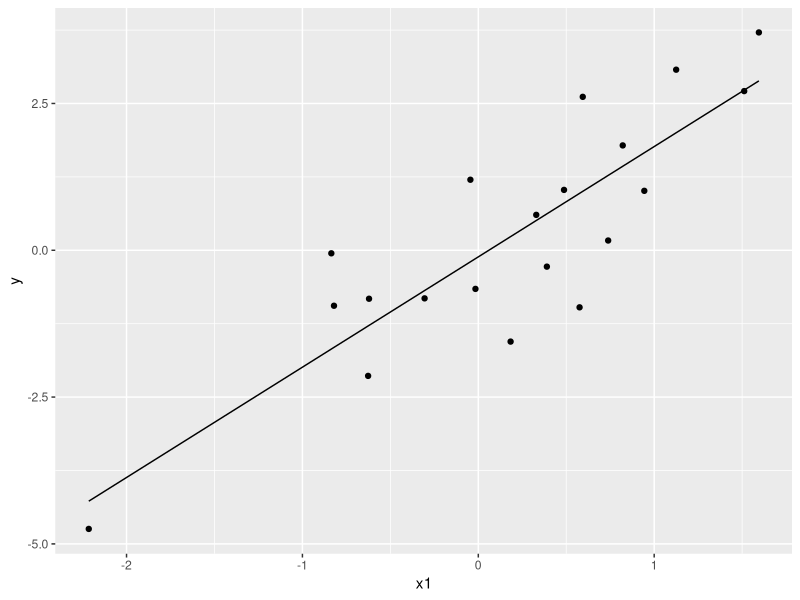
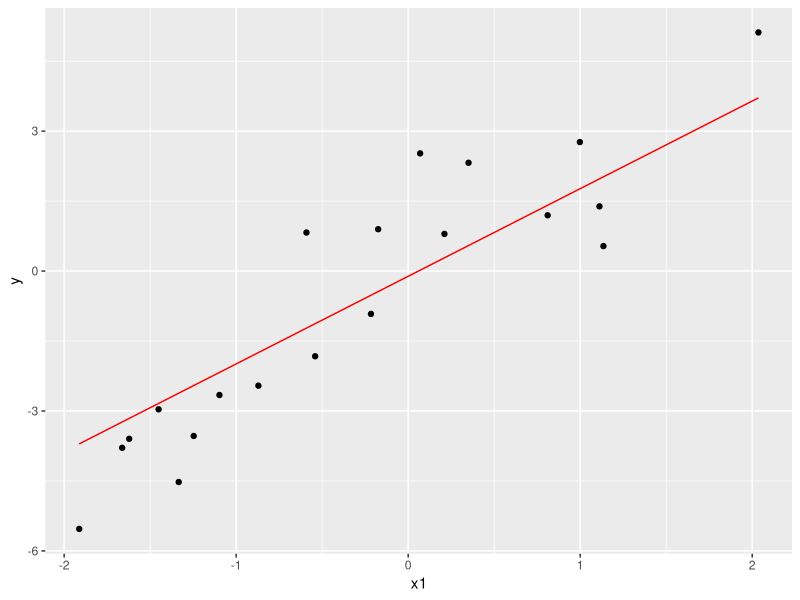
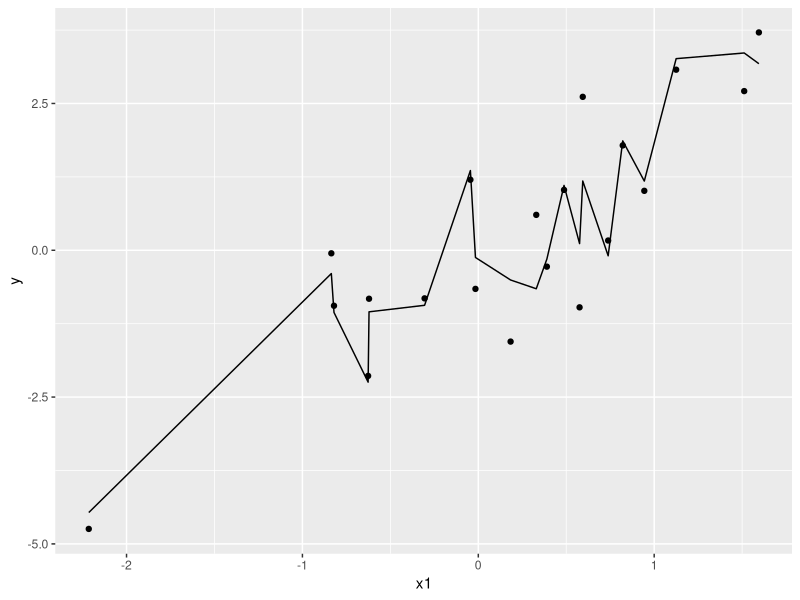
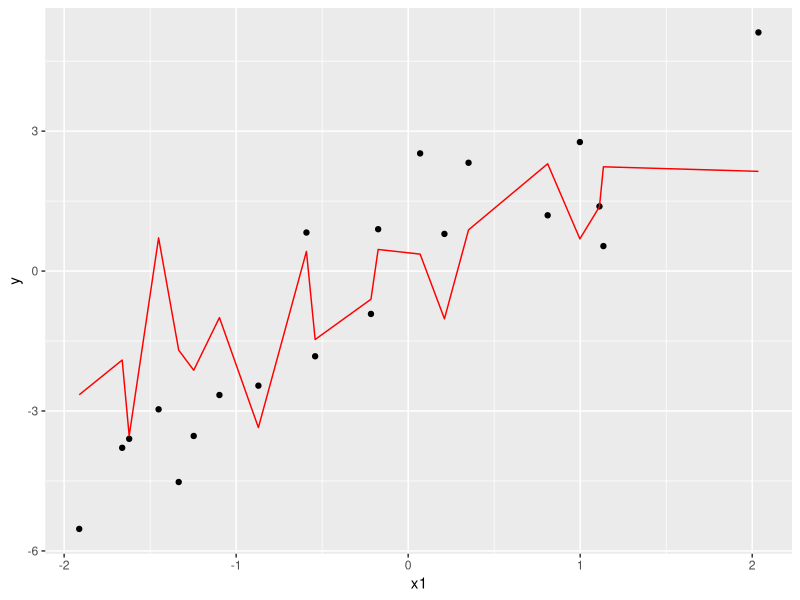
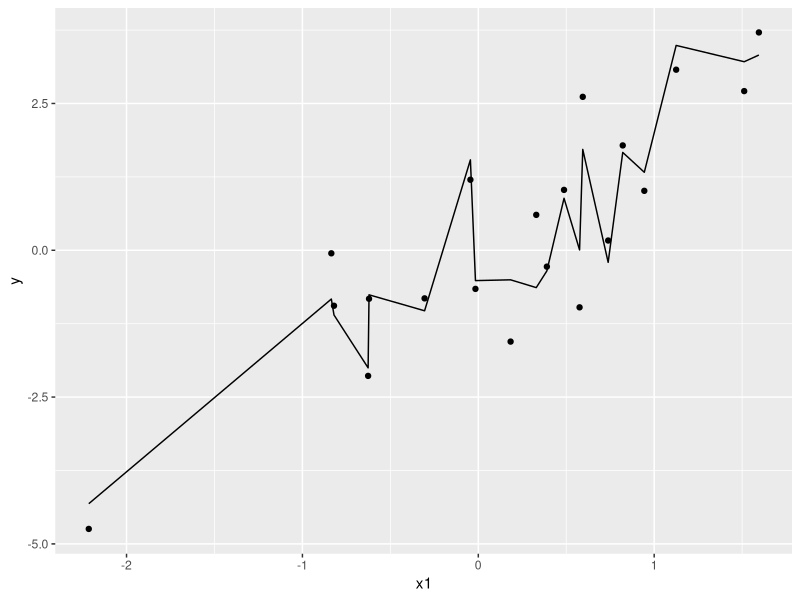
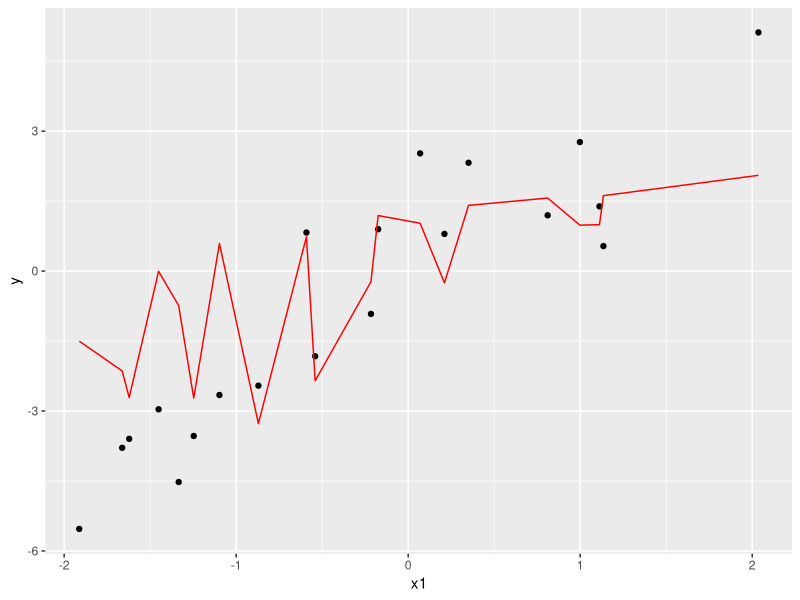
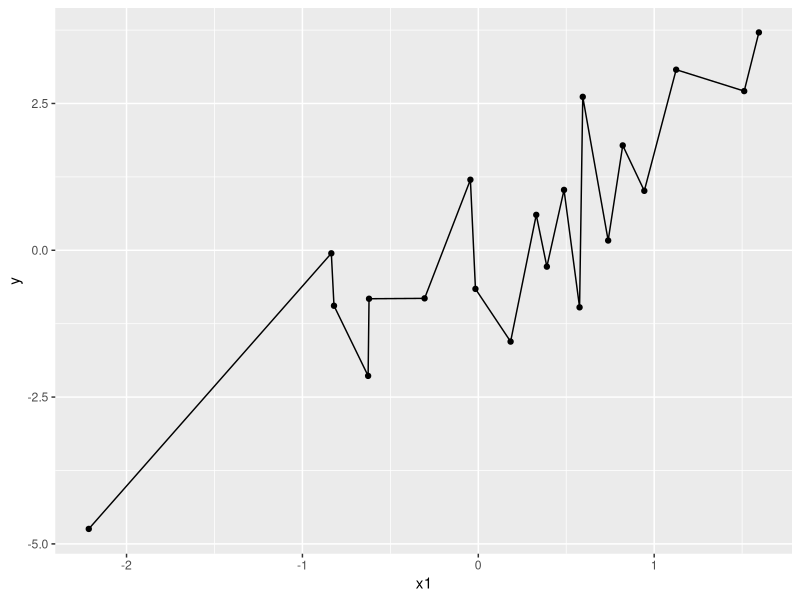
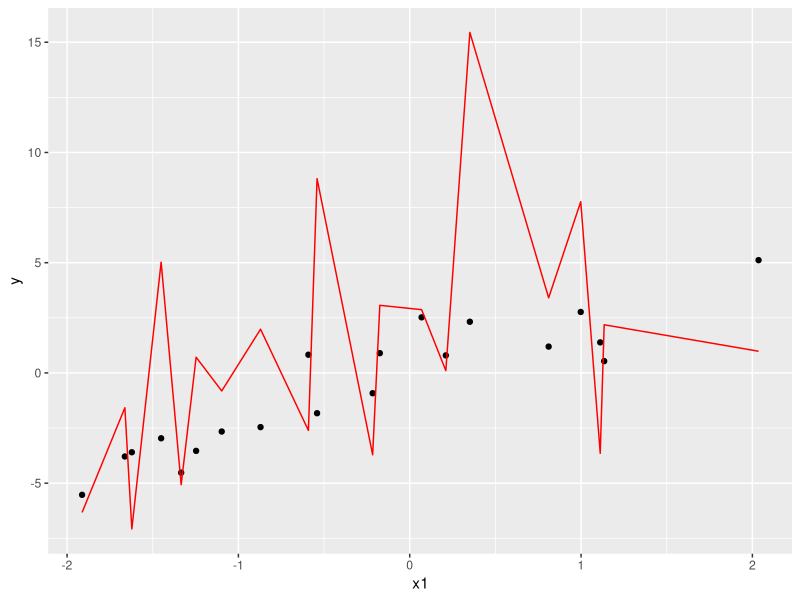

Recreate these plots in R, in order. (Note: this script raises an error after producing the figures.)
## ---- chunk 1
knitr::opts_chunk$set(echo = TRUE,results="hide",warning=FALSE)
## ---- chunk 2
library(caret)
library(glmnet)
library(tidyverse)
## ---- chunk 3
set.seed(1)
n <- 20
p <- 50
# simulate covariates
xtrain <- matrix(rnorm(n*p),n,p)
xtest <- matrix(rnorm(n*p),n,p)

# simulate outcome
beta0 <- 0
beta <- c(2,rep(0,p-1))
ytrain <- beta0+xtrain%*%beta+rnorm(n,sd=1)
ytest <- beta0+xtest%*%beta+rnorm(n,sd=1)

# train and test data as data.frames
dtrain <- data.frame(cbind(ytrain,xtrain))
colnames(dtrain) <- c("y",paste0("x",1:ncol(xtrain)))
dtest <- data.frame(cbind(ytest,xtest))
colnames(dtest) <- c("y",paste0("x",1:ncol(xtrain)))
## ---- chunk 4
fit <- lm(y~x1,data=dtrain)
dtrain%>%
  ggplot(.,aes(x=x1))+
  geom_point(aes(y=y))+
  geom_line(aes(y=predict(fit)))
dtest%>%
  ggplot(aes(x=x1,y=y))+
  geom_point()+
  geom_line(aes(x=x1,y=predict(fit,newdata = dtest)),col="red")
## ---- chunk 5
fm <- as.formula(paste0("y~",paste0("x",1:9,collapse="+")))
fit <- lm(fm,data=dtrain)
summary(fit)
dtrain%>%
  ggplot(.,aes(x=x1))+
  geom_point(aes(y=y))+
  geom_line(aes(y=predict(fit)))
dtest%>%
  ggplot(aes(x=x1,y=y))+
  geom_point()+
  geom_line(aes(x=x1,y=predict(fit,newdata = dtest)),col="red")
## ---- chunk 6
fm <- as.formula(paste0("y~",paste0("x",1:10,collapse="+")))
fit <- lm(fm,data=dtrain)
summary(fit)
dtrain%>%
  ggplot(.,aes(x=x1))+
  geom_point(aes(y=y))+
  geom_line(aes(y=predict(fit)))
dtest%>%
  ggplot(aes(x=x1,y=y))+
  geom_point()+
  geom_line(aes(x=x1,y=predict(fit,newdata = dtest)),col="red")
## ---- chunk 7
fm <- as.formula(paste0("y~",paste0("x",1:19,collapse="+")))
fit <- lm(fm,data=dtrain)
summary(fit)
dtrain%>%
  ggplot(.,aes(x=x1))+
  geom_point(aes(y=y))+
  geom_line(aes(y=predict(fit)))
dtest%>%
  ggplot(aes(x=x1,y=y))+
  geom_point()+
  geom_line(aes(x=x1,y=predict(fit,newdata = dtest)),col="red")
## ---- chunk 8
set.seed(1)
n <- 20
p <- 15
# simulate covariates
x_train <- matrix(rnorm(n*p),n,p)
x_test <- matrix(rnorm(n*p),n,p)

# simulate outcome
beta0 <- 0
beta <- c(2,0,0,0,2,rep(0,p-5))
y_train <- beta0+x_train%*%beta+rnorm(n,sd=1)
y_test <- beta0+x_test%*%beta+rnorm(n,sd=1)

# train and test data as data.frames
data_train <- data.frame(cbind(y_train,x_train))
colnames(data_train) <- c("y",paste0("x",1:ncol(x_train)))
data_test <- data.frame(cbind(y_test,x_test))
colnames(data_test) <- c("y",paste0("x",1:ncol(x_train)))
## ---- chunk 9
fit1 <- lm(y~.,data=data_train)
fit2 <- lm(y~x10+x11+x12+x13+x14+x15,data=data_train)
fit3 <- lm(y~x1+x2+x3+x4+x5,data=data_train)
fit4 <- lm(y~x1,data=data_train)
## ---- chunk 10
res <- data.frame(
  LearningRule=c("LR1","LR2","LR3","LR4")
  )
res$AIC <- res$BIC <- res$LOOCV <- res$RSStrain <- res$RSStest <- NA
res$AIC <- c(AIC(fit1),AIC(fit2),AIC(fit3),AIC(fit4))
res$BIC <- c(BIC(fit1),BIC(fit2),BIC(fit3),BIC(fit4))

library(caret)
res$LOOCV[1] <- train(formula(fit1), data = data_train, 
             method = "lm",
             trControl = trainControl(method = "LOOCV"))$results$RMSE
res$LOOCV[2] <- train(formula(fit2), data = data_train, 
             method = "lm",
             trControl = trainControl(method = "LOOCV"))$results$RMSE
res$LOOCV[3] <- train(formula(fit3), data = data_train, 
             method = "lm",
             trControl = trainControl(method = "LOOCV"))$results$RMSE
res$LOOCV[4] <- train(formula(fit4), data = data_train, 
             method = "lm",
             trControl = trainControl(method = "LOOCV"))$results$RMSE

res$RSStrain[1] <- mean((data_train$y-predict(fit1))^2)
res$RSStrain[2] <- mean((data_train$y-predict(fit2))^2)
res$RSStrain[3] <- mean((data_train$y-predict(fit3))^2)
res$RSStrain[4] <- mean((data_train$y-predict(fit4))^2)

res$RSStest[1] <- mean((data_test$y-predict(fit1,newdata=data_test))^2)
res$RSStest[2] <- mean((data_test$y-predict(fit2,newdata=data_test))^2)
res$RSStest[3] <- mean((data_test$y-predict(fit3,newdata=data_test))^2)
res$RSStest[4] <- mean((data_test$y-predict(fit4,newdata=data_test))^2)


knitr::kable(res,digits = 2)
## ---- chunk 11
tc <- trainControl(method = "cv", number = 10)
fit.forward <- train(y ~., data = data_train,
                     method = "leapForward", 
                     tuneGrid=data.frame(nvmax=1:15),
                     trControl = tc,
                     trace = FALSE
                    )
# nvmax
fit.forward$bestTune
# accuracy
fit.forward$results
# summary of the model
summary(fit.forward$finalModel)
# final model coefficients
coef(fit.forward$finalModel,2)
## ---- chunk 12
fit.ridge.glmnet <-glmnet(x=x_train,y=y_train,alpha=0) 
plot(fit.ridge.glmnet,xvar="lambda",label=TRUE)

## ---- chunk 13
lambda.max <- 10
lambda.min <- 10^{-6}*lambda.max
lambda.grid <- 10^seq(log10(lambda.min),log10(lambda.max),length=100)
fit.ridge<-train(y ~., 
                 data = data_train,
                 method = "glmnet",
                 preProcess = c("center", "scale"),
                 tuneGrid = expand.grid(alpha = 0,lambda=lambda.grid),
                 trControl = tc
) 

#
plot(fit.ridge)
# Best lambda
fit.ridge$bestTune$lambda
# Model coefficients
coef(fit.ridge$finalModel,fit.ridge$bestTune$lambda)
# Make predictions
yhat <- fit.ridge %>% predict(data_test)
## ---- chunk 14
models <- list(forward= fit.forward,ridge = fit.ridge)
resamples(models) %>% summary( metric = "RMSE")
## ---- chunk 15
fit.lasso.glmnet <-glmnet(x=x_train,y=y_train,alpha=1) 
plot(fit.lasso.glmnet,xvar="lambda",label=TRUE)
## ---- chunk 16
lambda.max <- max(abs(t(x_train)%*%y_train))/nrow(x_train)
lambda.min <- 10^{-6}*lambda.max
lambda.grid <- 10^seq(log10(lambda.min),log10(lambda.max),length=100)
fit.lasso<-train(y ~., 
                 data = data_train,
                 method = "glmnet",
                 tuneGrid = expand.grid(alpha = 1,lambda=lambda.grid),
                 trControl = tc
) 

#
plot(fit.lasso)
# Best lambda
fit.lasso$bestTune$lambda
# Model coefficients
coef(fit.lasso$finalModel,fit.lasso$bestTune$lambda)
# Make predictions
yhat <- fit.lasso %>% predict(data_train)
